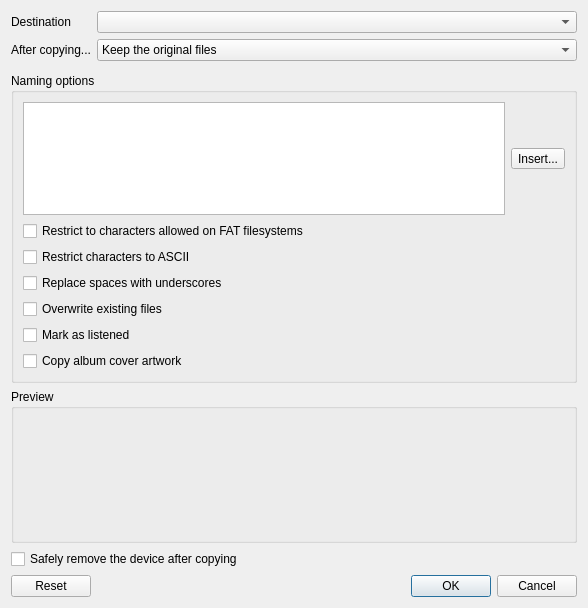
<?xml version="1.0" encoding="UTF-8"?>
<ui version="4.0">
 <class>OrganiseDialog</class>
 <widget class="QDialog" name="OrganiseDialog">
  <property name="geometry">
   <rect>
    <x>0</x>
    <y>0</y>
    <width>588</width>
    <height>608</height>
   </rect>
  </property>
  <property name="windowTitle">
   <string>Organise Files</string>
  </property>
  <property name="windowIcon">
   <iconset resource="../../data/icons.qrc">
    <normaloff>:/icons/64x64/strawberry.png</normaloff>:/icons/64x64/strawberry.png</iconset>
  </property>
  <layout class="QVBoxLayout" name="verticalLayout_2">
   <item>
    <layout class="QFormLayout" name="layout_copying">
     <item row="0" column="0">
      <widget class="QLabel" name="label_destination">
       <property name="text">
        <string>Destination</string>
       </property>
      </widget>
     </item>
     <item row="0" column="1">
      <widget class="QComboBox" name="destination"/>
     </item>
     <item row="1" column="0">
      <widget class="QLabel" name="label_after_copying">
       <property name="text">
        <string>After copying...</string>
       </property>
      </widget>
     </item>
     <item row="1" column="1">
      <widget class="QComboBox" name="aftercopying">
       <item>
        <property name="text">
         <string>Keep the original files</string>
        </property>
       </item>
       <item>
        <property name="text">
         <string>Delete the original files</string>
        </property>
       </item>
      </widget>
     </item>
    </layout>
   </item>
   <item>
    <widget class="FreeSpaceBar" name="free_space" native="true"/>
   </item>
   <item>
    <widget class="QGroupBox" name="groupbox_naming">
     <property name="title">
      <string>Naming options</string>
     </property>
     <layout class="QVBoxLayout" name="verticalLayout">
      <item>
       <layout class="QHBoxLayout" name="horizontalLayout">
        <item>
         <widget class="LineTextEdit" name="naming">
          <property name="toolTip">
           <string>&lt;p&gt;Tokens start with %, for example: %artist %album %title &lt;/p&gt;

&lt;p&gt;If you surround sections of text that contain a token with curly-braces, that section will be hidden if the token is empty.&lt;/p&gt;</string>
          </property>
          <property name="lineWrapMode">
           <enum>QTextEdit::NoWrap</enum>
          </property>
          <property name="acceptRichText">
           <bool>false</bool>
          </property>
         </widget>
        </item>
        <item>
         <widget class="QToolButton" name="insert">
          <property name="text">
           <string>Insert...</string>
          </property>
          <property name="popupMode">
           <enum>QToolButton::InstantPopup</enum>
          </property>
         </widget>
        </item>
       </layout>
      </item>
      <item>
       <widget class="QCheckBox" name="remove_non_fat">
        <property name="text">
         <string>Restrict to characters allowed on FAT filesystems</string>
        </property>
       </widget>
      </item>
      <item>
       <widget class="QCheckBox" name="remove_non_ascii">
        <property name="text">
         <string>Restrict characters to ASCII</string>
        </property>
       </widget>
      </item>
      <item>
       <widget class="QCheckBox" name="replace_spaces">
        <property name="text">
         <string>Replace spaces with underscores</string>
        </property>
       </widget>
      </item>
      <item>
       <widget class="QCheckBox" name="overwrite">
        <property name="text">
         <string>Overwrite existing files</string>
        </property>
       </widget>
      </item>
      <item>
       <widget class="QCheckBox" name="mark_as_listened">
        <property name="text">
         <string>Mark as listened</string>
        </property>
       </widget>
      </item>
      <item>
       <widget class="QCheckBox" name="albumcover">
        <property name="text">
         <string>Copy album cover artwork</string>
        </property>
       </widget>
      </item>
     </layout>
    </widget>
   </item>
   <item>
    <widget class="QGroupBox" name="groupbox_preview">
     <property name="title">
      <string>Preview</string>
     </property>
     <layout class="QVBoxLayout" name="verticalLayout_3">
      <item>
       <widget class="QStackedWidget" name="preview_stack">
        <property name="currentIndex">
         <number>1</number>
        </property>
        <widget class="QWidget" name="preview_page">
         <layout class="QVBoxLayout" name="verticalLayout_4">
          <property name="spacing">
           <number>0</number>
          </property>
          <property name="leftMargin">
           <number>0</number>
          </property>
          <property name="topMargin">
           <number>0</number>
          </property>
          <property name="rightMargin">
           <number>0</number>
          </property>
          <property name="bottomMargin">
           <number>0</number>
          </property>
          <item>
           <widget class="QListWidget" name="preview"/>
          </item>
         </layout>
        </widget>
        <widget class="QWidget" name="loading_page">
         <layout class="QHBoxLayout" name="horizontalLayout_2">
          <property name="spacing">
           <number>0</number>
          </property>
          <property name="leftMargin">
           <number>0</number>
          </property>
          <property name="topMargin">
           <number>0</number>
          </property>
          <property name="rightMargin">
           <number>0</number>
          </property>
          <property name="bottomMargin">
           <number>0</number>
          </property>
          <item>
           <spacer name="spacer_preview_1">
            <property name="orientation">
             <enum>Qt::Horizontal</enum>
            </property>
            <property name="sizeHint" stdset="0">
             <size>
              <width>264</width>
              <height>20</height>
             </size>
            </property>
           </spacer>
          </item>
          <item>
           <widget class="BusyIndicator" name="loading_indicator" native="true">
            <property name="text" stdset="0">
             <string>Loading...</string>
            </property>
           </widget>
          </item>
          <item>
           <spacer name="spacer_preview_2">
            <property name="orientation">
             <enum>Qt::Horizontal</enum>
            </property>
            <property name="sizeHint" stdset="0">
             <size>
              <width>264</width>
              <height>20</height>
             </size>
            </property>
           </spacer>
          </item>
         </layout>
        </widget>
       </widget>
      </item>
     </layout>
    </widget>
   </item>
   <item>
    <widget class="QCheckBox" name="eject_after">
     <property name="text">
      <string>Safely remove the device after copying</string>
     </property>
    </widget>
   </item>
   <item>
    <widget class="QDialogButtonBox" name="button_box">
     <property name="orientation">
      <enum>Qt::Horizontal</enum>
     </property>
     <property name="standardButtons">
      <set>QDialogButtonBox::Cancel|QDialogButtonBox::Ok|QDialogButtonBox::Reset</set>
     </property>
    </widget>
   </item>
  </layout>
 </widget>
 <customwidgets>
  <customwidget>
   <class>FreeSpaceBar</class>
   <extends>QWidget</extends>
   <header>widgets/freespacebar.h</header>
   <container>1</container>
  </customwidget>
  <customwidget>
   <class>LineTextEdit</class>
   <extends>QTextEdit</extends>
   <header>widgets/linetextedit.h</header>
  </customwidget>
  <customwidget>
   <class>BusyIndicator</class>
   <extends>QWidget</extends>
   <header>widgets/busyindicator.h</header>
   <container>1</container>
  </customwidget>
 </customwidgets>
 <tabstops>
  <tabstop>destination</tabstop>
  <tabstop>aftercopying</tabstop>
  <tabstop>naming</tabstop>
  <tabstop>insert</tabstop>
  <tabstop>remove_non_fat</tabstop>
  <tabstop>replace_spaces</tabstop>
  <tabstop>overwrite</tabstop>
  <tabstop>button_box</tabstop>
 </tabstops>
 <resources>
  <include location="../../data/data.qrc"/>
  <include location="../../data/icons.qrc"/>
 </resources>
 <connections>
  <connection>
   <sender>button_box</sender>
   <signal>accepted()</signal>
   <receiver>OrganiseDialog</receiver>
   <slot>accept()</slot>
   <hints>
    <hint type="sourcelabel">
     <x>257</x>
     <y>487</y>
    </hint>
    <hint type="destinationlabel">
     <x>157</x>
     <y>274</y>
    </hint>
   </hints>
  </connection>
  <connection>
   <sender>button_box</sender>
   <signal>rejected()</signal>
   <receiver>OrganiseDialog</receiver>
   <slot>reject()</slot>
   <hints>
    <hint type="sourcelabel">
     <x>325</x>
     <y>487</y>
    </hint>
    <hint type="destinationlabel">
     <x>286</x>
     <y>274</y>
    </hint>
   </hints>
  </connection>
 </connections>
</ui>
